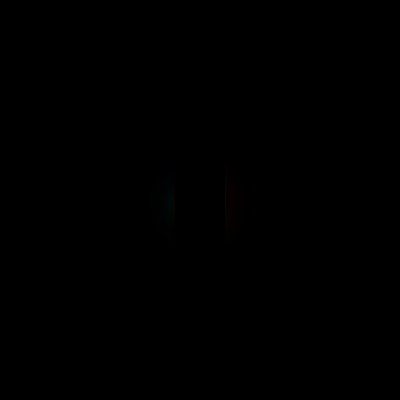
Frame 1 (no input)
Frame 60 (the mouse pressed at the canvas centre just before this capture): identical to frame 1, image omitted
Frame 120 (the mouse held since frame 60 and released just before this capture): identical to frame 1, image omitted

The Processing sketch that drew this single still picture (run headless with seeded random() and noise(); from frame 60 on, the mouse is pressed at the canvas centre):

// Processing sketch: wavepacket
// ── wavepacket.pde
int width = 400;
int height = 400;

float[][] wavefunction = new float[width][height];

void setup() {
  size(400, 400);
  colorMode(HSB);
  
  // Initialize wavefunction to a Gaussian wave packet
  float sigma = 20;
  for (int i = 0; i < width; i++) {
    for (int j = 0; j < height; j++) {
      float x = map(i, 0, width, -10*sigma, 10*sigma);
      float y = map(j, 0, height, -10*sigma, 10*sigma);
      wavefunction[i][j] = exp(-0.5*(x*x + y*y)/(sigma*sigma));
    }
  }
  
  // Apply the slit by setting wavefunction to zero in the middle
  int slitWidth = 50;
  int slitX = width/2 - slitWidth/2;
  for (int i = slitX; i < slitX + slitWidth; i++) {
    for (int j = 0; j < height; j++) {
      wavefunction[i][j] = 0;
    }
  }
  
  // Normalize the wavefunction
  float norm = 0;
  for (int i = 0; i < width; i++) {
    for (int j = 0; j < height; j++) {
      norm += wavefunction[i][j]*wavefunction[i][j];
    }
  }
  norm = sqrt(norm);
  for (int i = 0; i < width; i++) {
    for (int j = 0; j < height; j++) {
      wavefunction[i][j] /= norm;
    }
  }
}

void draw() {
  background(0);
  loadPixels();
  for (int i = 1; i < width-1; i++) {
    for (int j = 1; j < height-1; j++) {
      float amplitude = wavefunction[i][j];
      float phase = atan2(wavefunction[i][j+1] - wavefunction[i][j-1],
                          wavefunction[i+1][j] - wavefunction[i-1][j]);
      pixels[i + j*width] = color(map(phase, -PI, PI, 0, 255), 255, map(amplitude, 0, 1, 0, 255));
    }
  }
  updatePixels();
}
